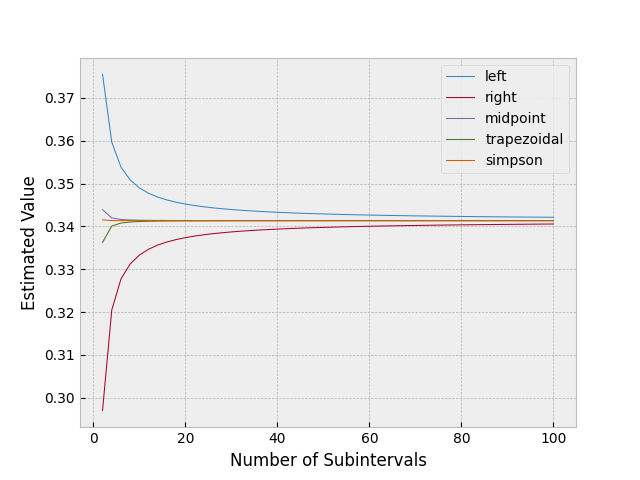

Write the Python code that produced this figure.
import math
import matplotlib.pyplot as plt

def standard_normal_dist(t):
    return (1/(2*math.pi)**0.5)*math.e**(-(t**2)/2)

def calc_standard_normal_probability(a,b,n,rule):
  step = (b-a)/n

  if rule == 'left endpoint':
    riemann = 0
    x = a
    for _ in range(n):
      riemann += step*standard_normal_dist(x)
      x += step
    return riemann

  elif rule == 'right endpoint':
    riemann = 0
    x = a + step
    for _ in range(n):
      riemann += step*standard_normal_dist(x)
      x += step
    return riemann

  elif rule == 'midpoint':
    riemann = 0
    x = a + step/2
    for _ in range(n):
      riemann += step*standard_normal_dist(x)
      x += step
    return riemann

  elif rule == 'trapezoidal':
    x = a
    riemann = 0.5*step*standard_normal_dist(a)
    for _ in range(n-1):
      x += step
      riemann += step*standard_normal_dist(x)
    x += step
    riemann += 0.5*step*standard_normal_dist(x)
    return riemann

  elif rule == 'simpson':
    x = a
    riemann = step*standard_normal_dist(a)/3
    for i in range(n-1):
      x += step
      riemann += 2*((i+1)%2 + 1)*step*standard_normal_dist(x)/3
    x += step
    riemann += step*standard_normal_dist(x)/3
    return riemann

# print('Interval [-1,1]:',calc_standard_normal_probability(-1,1))
# print('Interval [-2,2]:',calc_standard_normal_probability(-2,2))
# print('Interval [-3,3]:',calc_standard_normal_probability(-3,3))

plt.style.use('bmh')
plt.plot(
  [i for i in range(2,101,2)],
  [calc_standard_normal_probability(0,1,i,'left endpoint') for i in range(2,101,2)],linewidth=0.75, label='left')
plt.plot(
  [i for i in range(2,101,2)],
  [calc_standard_normal_probability(0,1,i,'right endpoint') for i in range(2,101,2)],linewidth=0.75, label='right')
plt.plot(
  [i for i in range(2,101,2)],
  [calc_standard_normal_probability(0,1,i,'midpoint') for i in range(2,101,2)],linewidth=0.75, label='midpoint')
plt.plot(
  [i for i in range(2,101,2)],
  [calc_standard_normal_probability(0,1,i,'trapezoidal') for i in range(2,101,2)],linewidth=0.75, label='trapezoidal')
plt.plot(
  [i for i in range(2,101,2)],
  [calc_standard_normal_probability(0,1,i,'simpson') for i in range(2,101,2)],linewidth=0.75, label='simpson')
plt.legend()
plt.xlabel('Number of Subintervals')
plt.ylabel('Estimated Value')
plt.savefig('riemann.png')
